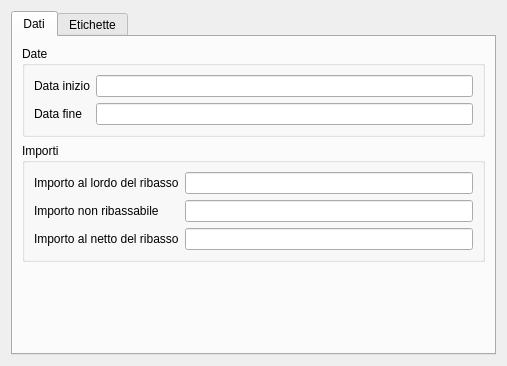
<?xml version="1.0" encoding="UTF-8"?>
<ui version="4.0">
 <class>AccountingItemBillGUI</class>
 <widget class="QWidget" name="AccountingItemBillGUI">
  <property name="geometry">
   <rect>
    <x>0</x>
    <y>0</y>
    <width>507</width>
    <height>366</height>
   </rect>
  </property>
  <property name="windowTitle">
   <string>Voce di computo - Dati</string>
  </property>
  <layout class="QGridLayout" name="gridLayout_2">
   <item row="0" column="0">
    <widget class="QTabWidget" name="tabWidget">
     <property name="currentIndex">
      <number>0</number>
     </property>
     <widget class="QWidget" name="dataTab">
      <attribute name="title">
       <string>Dati</string>
      </attribute>
      <layout class="QGridLayout" name="gridLayout_5">
       <item row="1" column="0">
        <widget class="QGroupBox" name="amountsGroupBox">
         <property name="title">
          <string>Importi</string>
         </property>
         <layout class="QGridLayout" name="amountsDataLayout">
          <item row="1" column="0">
           <widget class="QLabel" name="amountNotToBeDiscountedLabel">
            <property name="text">
             <string>Importo non ribassabile</string>
            </property>
           </widget>
          </item>
          <item row="1" column="1">
           <widget class="QLineEdit" name="amountNotToBeDiscountedLineEdit">
            <property name="readOnly">
             <bool>true</bool>
            </property>
           </widget>
          </item>
          <item row="0" column="1">
           <widget class="QLineEdit" name="totalAmountToBeDiscountedLineEdit">
            <property name="readOnly">
             <bool>true</bool>
            </property>
           </widget>
          </item>
          <item row="0" column="0">
           <widget class="QLabel" name="totalAmountToBeDiscountedLabel">
            <property name="text">
             <string>Importo al lordo del ribasso</string>
            </property>
           </widget>
          </item>
          <item row="2" column="0">
           <widget class="QLabel" name="totalAmountLabel">
            <property name="text">
             <string>Importo al netto del ribasso</string>
            </property>
           </widget>
          </item>
          <item row="2" column="1">
           <widget class="QLineEdit" name="totalAmountLineEdit">
            <property name="readOnly">
             <bool>true</bool>
            </property>
           </widget>
          </item>
         </layout>
        </widget>
       </item>
       <item row="2" column="0">
        <spacer name="verticalSpacer">
         <property name="orientation">
          <enum>Qt::Vertical</enum>
         </property>
         <property name="sizeHint" stdset="0">
          <size>
           <width>20</width>
           <height>113</height>
          </size>
         </property>
        </spacer>
       </item>
       <item row="0" column="0">
        <widget class="QGroupBox" name="groupBox">
         <property name="title">
          <string>Date</string>
         </property>
         <layout class="QGridLayout" name="gridLayout_3">
          <item row="0" column="0">
           <widget class="QLabel" name="beginDateLabel">
            <property name="text">
             <string>Data inizio</string>
            </property>
           </widget>
          </item>
          <item row="0" column="1">
           <widget class="QLineEdit" name="beginDateLineEdit">
            <property name="readOnly">
             <bool>true</bool>
            </property>
           </widget>
          </item>
          <item row="1" column="0">
           <widget class="QLabel" name="endDateLabel">
            <property name="text">
             <string>Data fine</string>
            </property>
           </widget>
          </item>
          <item row="1" column="1">
           <widget class="QLineEdit" name="endDateLineEdit">
            <property name="readOnly">
             <bool>true</bool>
            </property>
           </widget>
          </item>
         </layout>
        </widget>
       </item>
      </layout>
     </widget>
     <widget class="QWidget" name="attributeTab">
      <attribute name="title">
       <string>Etichette</string>
      </attribute>
      <layout class="QGridLayout" name="gridLayout_4">
       <item row="1" column="1">
        <widget class="QPushButton" name="removeAttributePushButton">
         <property name="text">
          <string>-</string>
         </property>
        </widget>
       </item>
       <item row="1" column="0">
        <widget class="QPushButton" name="addAttributePushButton">
         <property name="text">
          <string>+</string>
         </property>
        </widget>
       </item>
       <item row="0" column="0" colspan="2">
        <widget class="QTableView" name="attributeTableView"/>
       </item>
      </layout>
     </widget>
    </widget>
   </item>
  </layout>
 </widget>
 <resources/>
 <connections/>
</ui>
